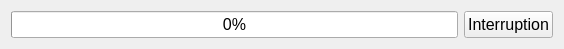
<?xml version="1.0" encoding="UTF-8"?>
<ui version="4.0">
 <class>ProgressProcessingWidget</class>
 <widget class="QWidget" name="ProgressProcessingWidget">
  <property name="windowModality">
   <enum>Qt::ApplicationModal</enum>
  </property>
  <property name="geometry">
   <rect>
    <x>0</x>
    <y>0</y>
    <width>564</width>
    <height>45</height>
   </rect>
  </property>
  <property name="sizePolicy">
   <sizepolicy hsizetype="Fixed" vsizetype="Fixed">
    <horstretch>0</horstretch>
    <verstretch>0</verstretch>
   </sizepolicy>
  </property>
  <property name="minimumSize">
   <size>
    <width>0</width>
    <height>0</height>
   </size>
  </property>
  <property name="maximumSize">
   <size>
    <width>564</width>
    <height>16777215</height>
   </size>
  </property>
  <property name="windowTitle">
   <string>Progress widget</string>
  </property>
  <property name="windowOpacity">
   <double>1.000000000000000</double>
  </property>
  <property name="autoFillBackground">
   <bool>false</bool>
  </property>
  <layout class="QHBoxLayout" name="horizontalLayout">
   <item>
    <widget class="QProgressBar" name="progressBar">
     <property name="font">
      <font>
       <pointsize>12</pointsize>
      </font>
     </property>
     <property name="value">
      <number>0</number>
     </property>
    </widget>
   </item>
   <item>
    <widget class="QPushButton" name="pushButton">
     <property name="font">
      <font>
       <pointsize>12</pointsize>
      </font>
     </property>
     <property name="text">
      <string>Interruption</string>
     </property>
    </widget>
   </item>
  </layout>
 </widget>
 <resources/>
 <connections/>
</ui>
